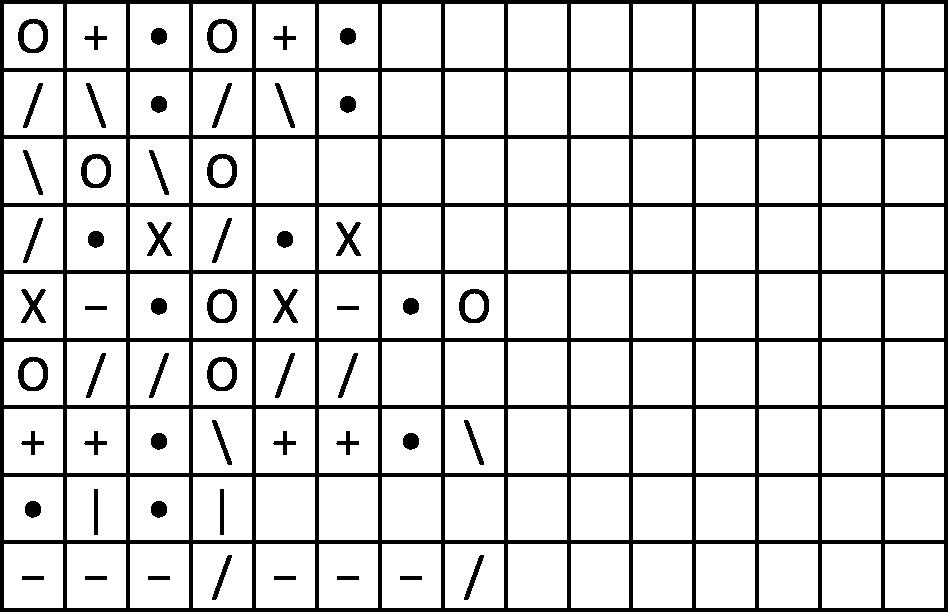
%> input picture COMS 575 – Computational Perception & Computer Vision/hw2/HW2/hw2_files/p1_img.jpg, 948 x 612 px
$ octave p2_code.m   (GNU Octave 9; MATLAB toolbox functions it lacks are replaced by stand-ins)
%> lines starting %> are read from the running program, lines starting %| are printed output that depends on the picture; in (x1, y1, x2, y2) boxes, pixels count from 0 and x2, y2 are one past the last pixel; in counts of white or black regions, pixels touching at a corner belong together; the program's own positions count from 1
%insert your code in Part_2/p2_code.cpp
%edit the file extension and web template to match your programing language

I = imread("p1_img.jpg");
%> I is the input picture: size 612x948 uint8; min 0, max 255, mean 216.3
BW = im2bw(I,0.5);
%> BW: size 612x948 logical; 84.8% white; 57 black regions, largest, box (x1, y1, x2, y2) and area: (0, 0, 948, 612) 74528, (18, 19, 48, 53) 458, (207, 19, 237, 53) 458
BW=~BW;
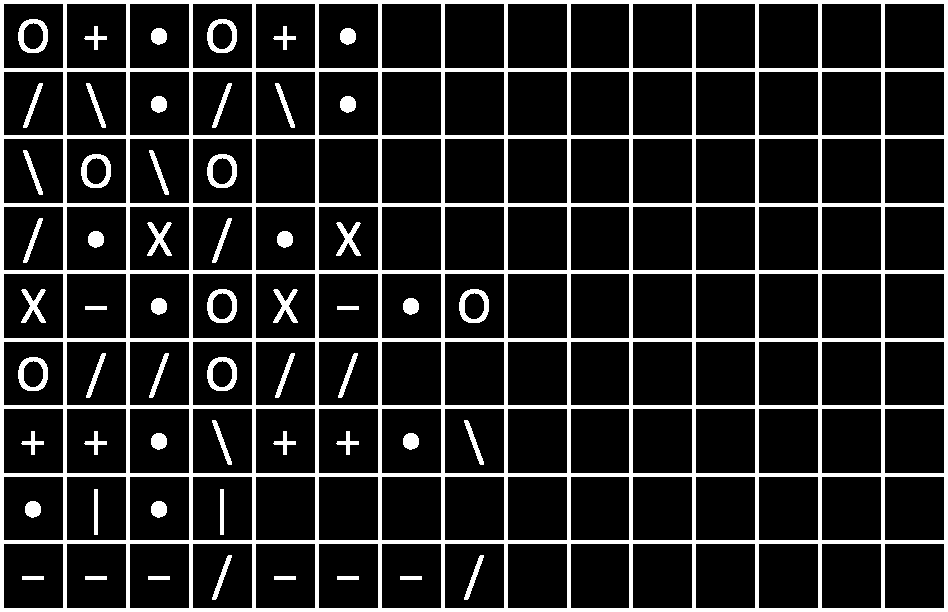
%> BW: size 612x948 logical; 15.2% white; 57 white regions, largest, box (x1, y1, x2, y2) and area: (0, 0, 948, 612) 74528, (18, 19, 48, 53) 458, (207, 19, 237, 53) 458
%imshow(BW);
se1=strel('line',30,0);
se2=strel('line',50,90);
%imshow(BW);
hor= imerode(BW, se1);
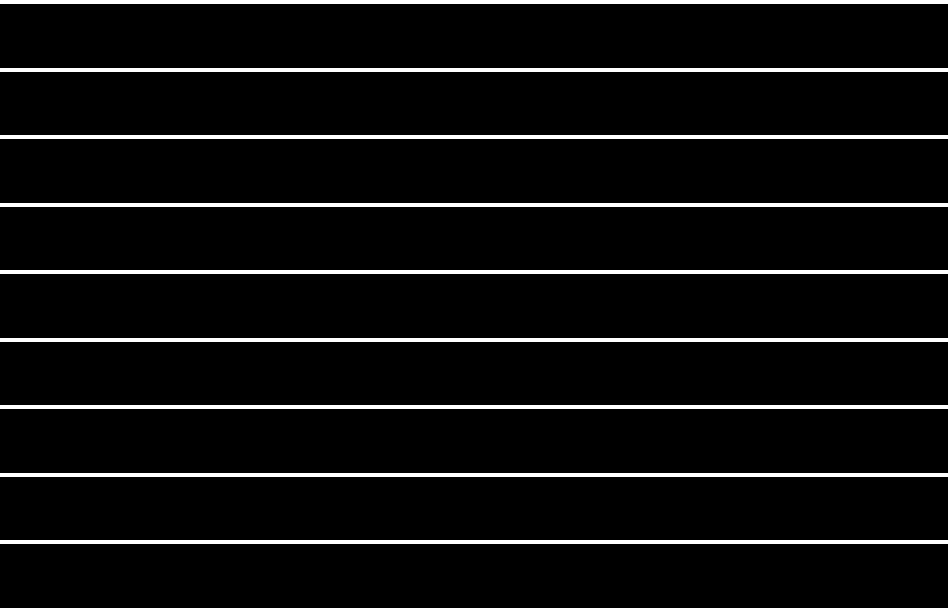
%> hor: size 612x948 logical; 6.5% white; 10 white regions, largest, box (x1, y1, x2, y2) and area: (0, 0, 948, 4) 3792, (0, 68, 948, 72) 3792, (0, 135, 948, 139) 3792
hor = imdilate(hor, se1);
%figure; imshow(Apos)


ver= imerode(BW, se2);
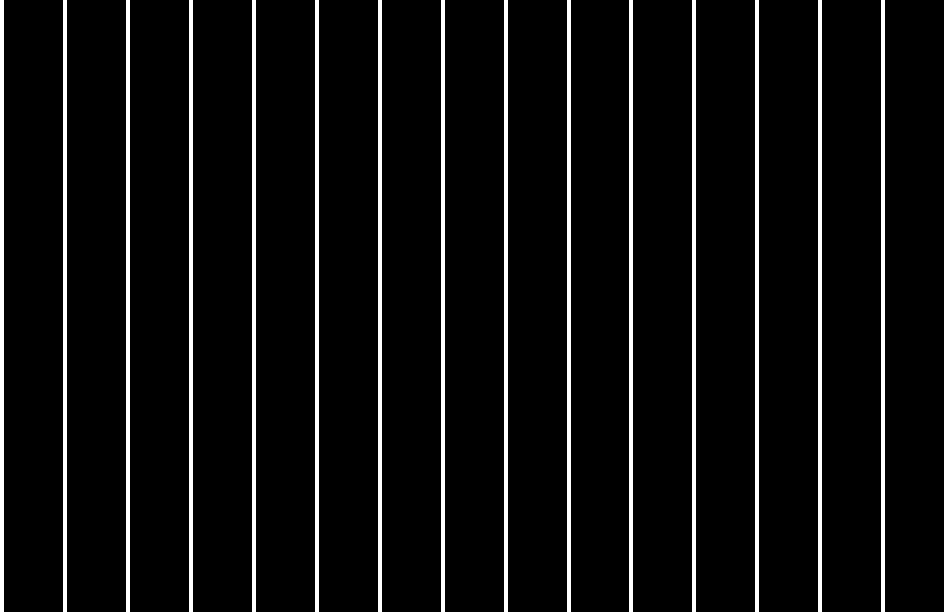
%> ver: size 612x948 logical; 6.8% white; 16 white regions, largest, box (x1, y1, x2, y2) and area: (0, 0, 4, 612) 2448, (63, 0, 67, 612) 2448, (126, 0, 130, 612) 2448
res=hor+ver;
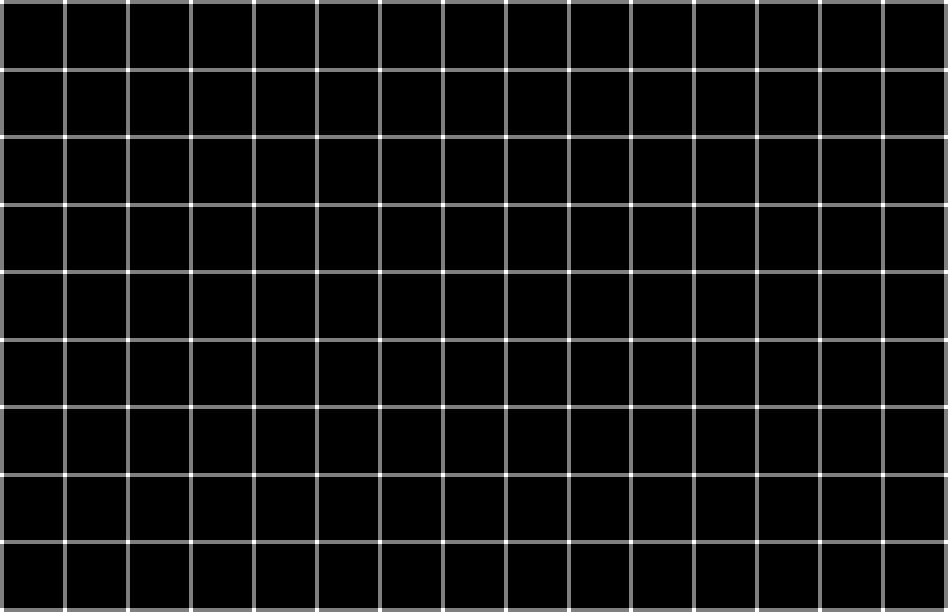
%> res: size 612x948 double; min 0, max 2, mean 0.133; drawn with min black and max white
imshow(~res);
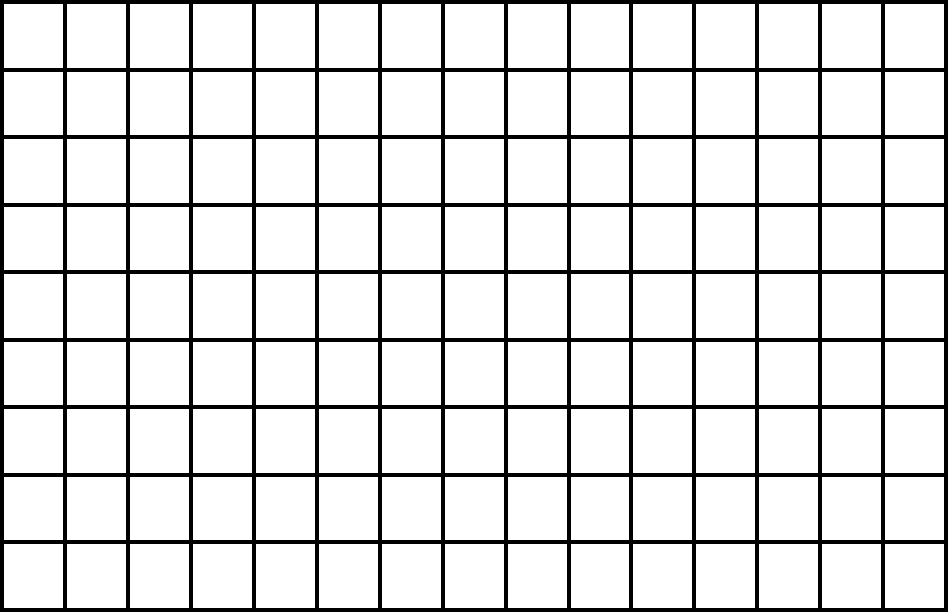
%> displayed picture: size 612x948 logical; 87.2% white; 1 black region, box (x1, y1, x2, y2) and area: (0, 0, 948, 612) 74528
imwrite(~res, "p2_img1.jpg", "Quality", 100)
elem=(BW-res);
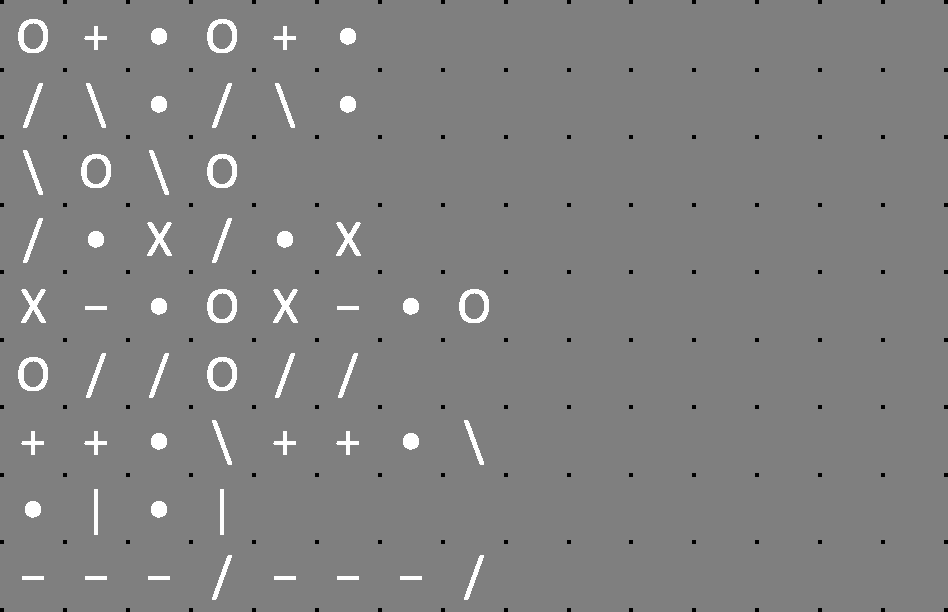
%> elem: size 612x948 double; min -1, max 1, mean 0.0187; drawn with min black and max white
se3=ones(9,1);
elem=imdilate(elem, se3);
%> elem: size 612x948 double; values 0 (black) and 1 (white), 4.2% white; 56 white regions, largest, box (x1, y1, x2, y2) and area: (18, 15, 48, 57) 850, (207, 15, 237, 57) 850, (81, 150, 111, 192) 850
elem=imerode(elem, se3);
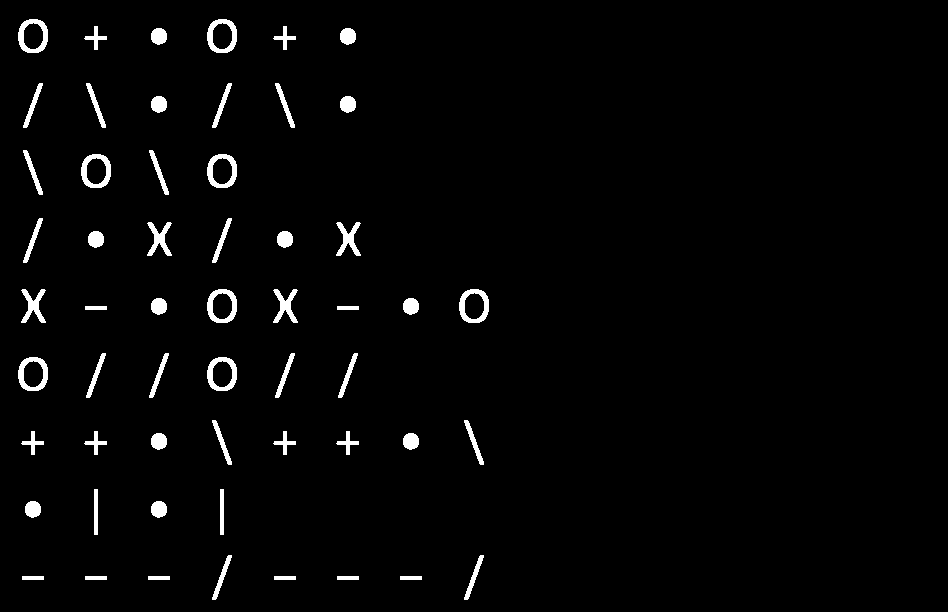
%> elem: size 612x948 double; values 0 (black) and 1 (white), 2.3% white; 56 white regions, largest, box (x1, y1, x2, y2) and area: (18, 19, 48, 53) 458, (207, 19, 237, 53) 458, (81, 154, 111, 188) 458

imshow(~elem);
imwrite(~elem, "p2_img2.jpg", "Quality", 100)

$ run again, with COMS 575 – Computational Perception & Computer Vision/hw2/HW2/hw2_files/ec1_search.png saved as COMS 575 – Computational Perception & Computer Vision/hw2/HW2/hw2_files/p1_img.jpg
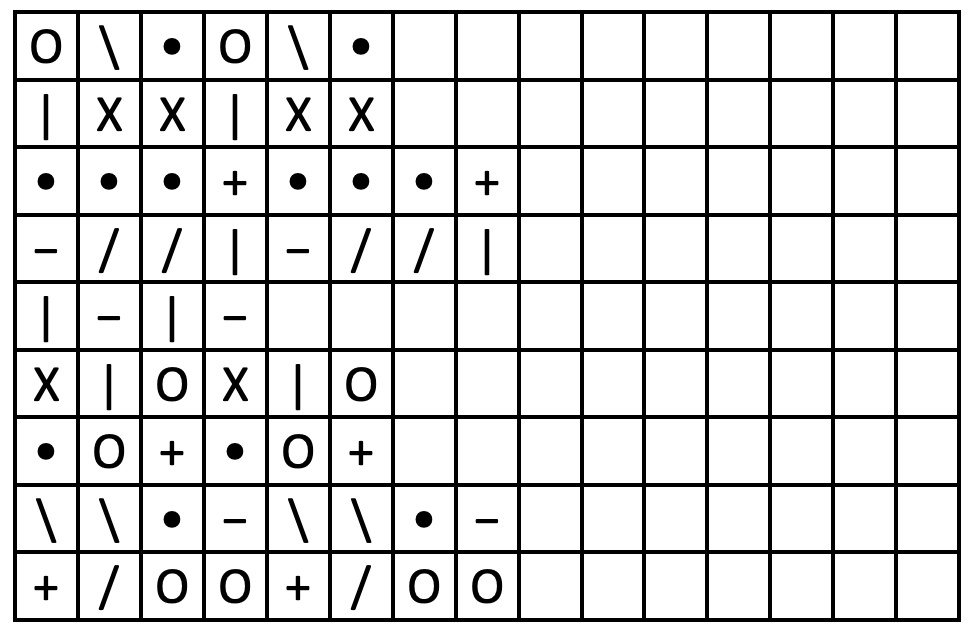
%> input picture COMS 575 – Computational Perception & Computer Vision/hw2/HW2/hw2_files/ec1_search.png, 979 x 635 px
%> I is the input picture: size 635x979x3 uint8; min 0, max 255, mean 218.1
%> `BW=~BW;`:
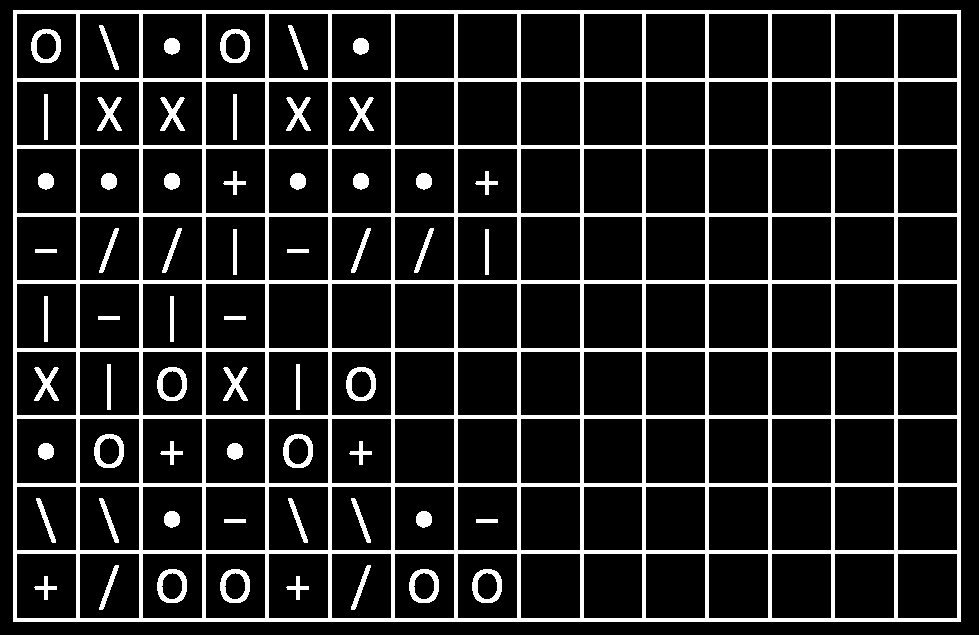
%> BW: size 635x979 logical; 14.4% white; 61 white regions, largest, box (x1, y1, x2, y2) and area: (13, 10, 961, 622) 74528, (31, 29, 61, 63) 458, (220, 29, 250, 63) 458
%> ver: size 635x979 logical; 5.8% white; 16 white regions, largest, box (x1, y1, x2, y2) and area: (13, 35, 17, 597) 2248, (76, 35, 80, 597) 2248, (139, 35, 143, 597) 2248
%> `elem=imerode(elem, se3);`:
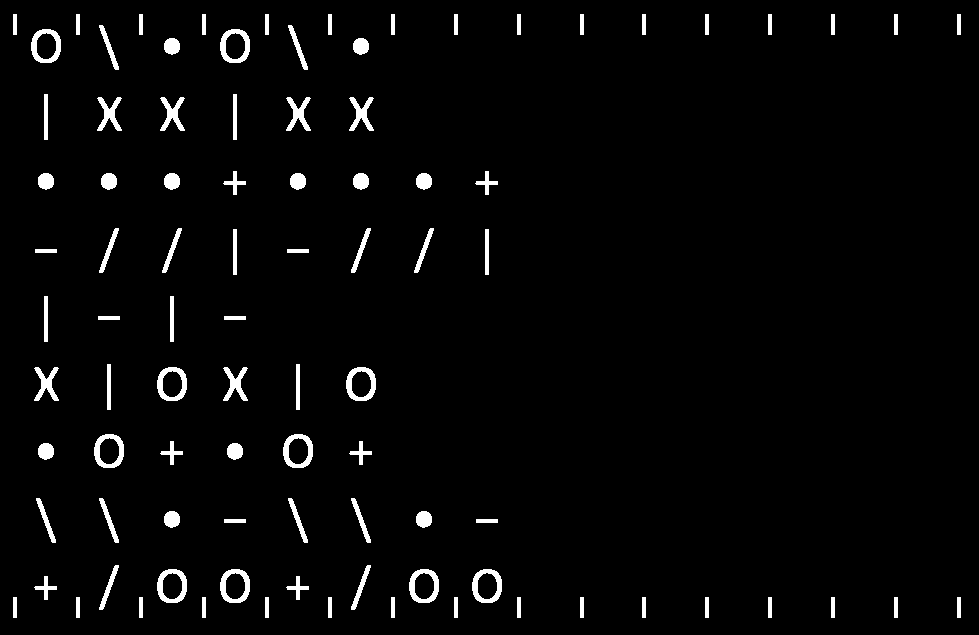
%> elem: size 635x979 double; values 0 (black) and 1 (white), 2.9% white; 92 white regions, largest, box (x1, y1, x2, y2) and area: (220, 569, 250, 603) 459, (31, 29, 61, 63) 458, (220, 29, 250, 63) 458

$ run again, with COMS 575 – Computational Perception & Computer Vision/hw2/HW2/hw2_files/ec2_NoisyPattern1.png saved as COMS 575 – Computational Perception & Computer Vision/hw2/HW2/hw2_files/p1_img.jpg
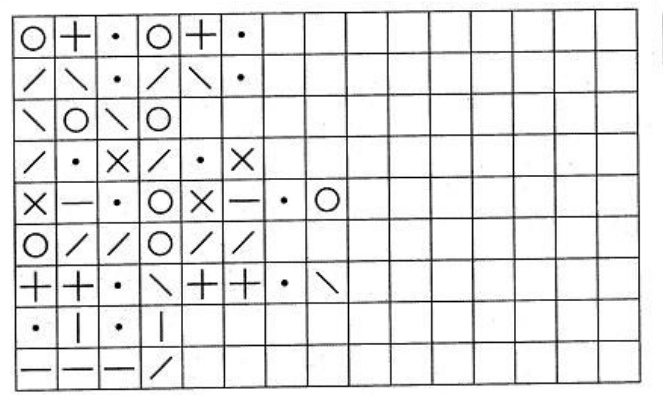
%> input picture COMS 575 – Computational Perception & Computer Vision/hw2/HW2/hw2_files/ec2_NoisyPattern1.png, 666 x 395 px
%> I is the input picture: size 395x666x3 uint8; min 0, max 255, mean 229.6
%> `BW = im2bw(I,0.5);`:
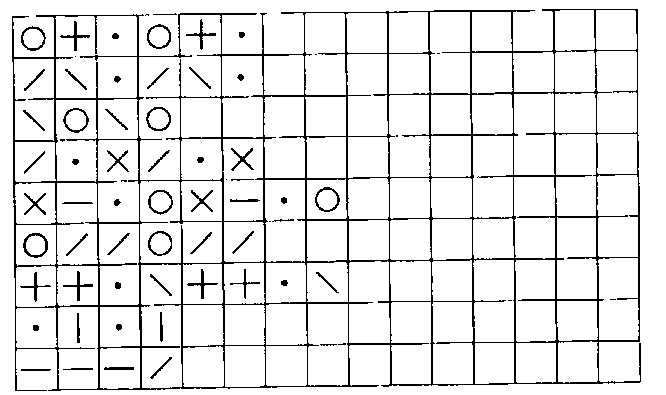
%> BW: size 395x666 logical; 91% white; black in thin lines or dots
%> ver: size 395x666 logical; 2.2% white in thin lines or dots, all inside (x1, y1, x2, y2) = (13, 34, 640, 366)
%> `elem=imerode(elem, se3);`:
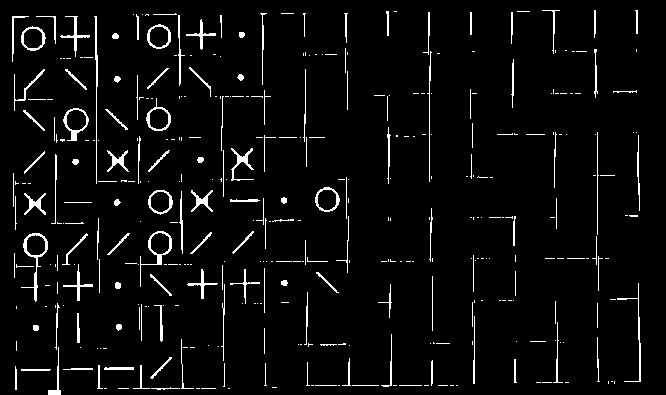
%> elem: size 395x666 double; values 0 (black) and 1 (white), 4.4% white in thin lines or dots

$ run again, with COMS 575 – Computational Perception & Computer Vision/hw2/HW2/hw2_files/ec2_NoisyPattern2.png saved as COMS 575 – Computational Perception & Computer Vision/hw2/HW2/hw2_files/p1_img.jpg
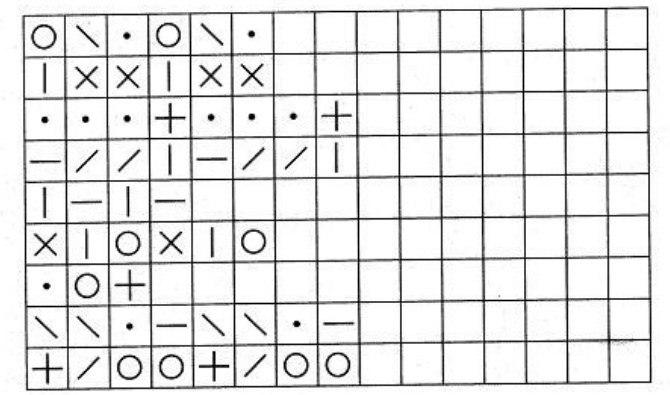
%> input picture COMS 575 – Computational Perception & Computer Vision/hw2/HW2/hw2_files/ec2_NoisyPattern2.png, 670 x 395 px
%> I is the input picture: size 395x670x3 uint8; min 0, max 255, mean 228.6
%> ver: size 395x670 logical; 2.2% white in thin lines or dots, all inside (x1, y1, x2, y2) = (23, 32, 651, 366)
%> `elem=imerode(elem, se3);`:
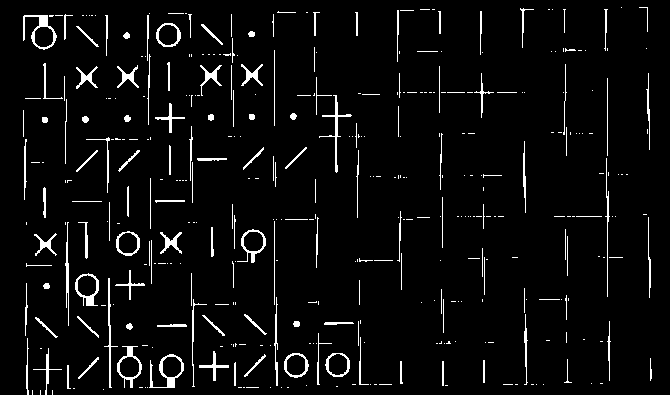
%> elem: size 395x670 double; values 0 (black) and 1 (white), 4.7% white in thin lines or dots
